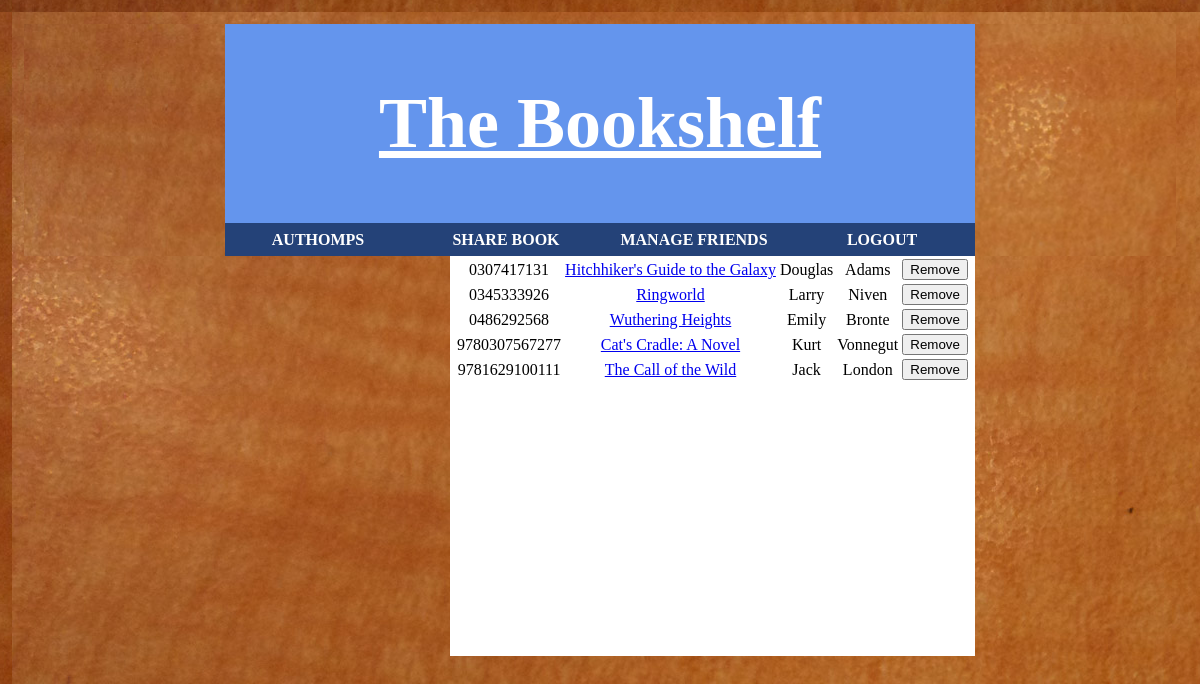
The page /view_books.php (signed in) on the database its author committed.
### tables this page shows
CREATE TABLE books
( 	isbn VARCHAR(13) NOT NULL PRIMARY KEY,
	title VARCHAR(50),
	author_first_name VARCHAR(20),
	author_last_name VARCHAR(20)
);

### view_books.php (the view, shortened to what this page needs)
<!DOCTYPE html>
<html>
<head>
	<link rel="stylesheet" type="text/css" href="css/bookshelf.css" />
</head>
<body>
	<div id="wrap">
		<?php
			include('directory.php');
		?>
		<div id="main">
			<?php
				include('access_database.php');
				$userQuery = "SELECT * FROM books";
				$userStmt = $db->query($userQuery);
				$num_rows = $userStmt->num_rows;
				if ($num_rows == 0) {
					echo "no books";
				} else {
					echo "<table>";
					for ($i=0; $i < $num_rows; $i++) {
						$row = $userStmt->fetch_assoc();
						echo '<tr><td>'.$row['isbn'].'</td><td>'.'<a href="book_view.php?isbn='.$row['isbn'].'">'.$row['title'].'</a>'.'</td><td>'.$row['author_first_name'].'</td><td>'.$row['author_last_name'].'</td><td><input type="submit" value="Remove"></td><input type ="hidden" name="isbn" value="'.$row['isbn'].'"></tr>';
					}
					echo "</table>";
				}
			?>
		</div>
</body>
</html>

### css/bookshelf.css (style rules this page uses)
html, body { margin:1%; padding:0; background-image: url('background_wood.jpg'); }
#wrap { width:750px; height: 100%; margin:0 auto; font-size: 16px; background-color: #87CEFA; min-width: 550px; }
#main { float: right; margin:0 auto; text-align:center; background-color: white; width: 70%; min-height: 400px; }
table { margin-left:auto; margin-right:auto; }

### rows shown on the page
books: isbn "0307417131", title "Hitchhiker's Guide to the Galaxy", author_first_name "Douglas", author_last_name "Adams"
books: isbn "0345333926", title "Ringworld", author_first_name "Larry", author_last_name "Niven"
books: isbn "0486292568", title "Wuthering Heights", author_first_name "Emily", author_last_name "Bronte"
books: isbn "9780307567277", title "Cat's Cradle: A Novel", author_first_name "Kurt", author_last_name "Vonnegut"
books: isbn "9781629100111", title "The Call of the Wild", author_first_name "Jack", author_last_name "London"

### other values the page prints
$username "AUTHOMPS"
